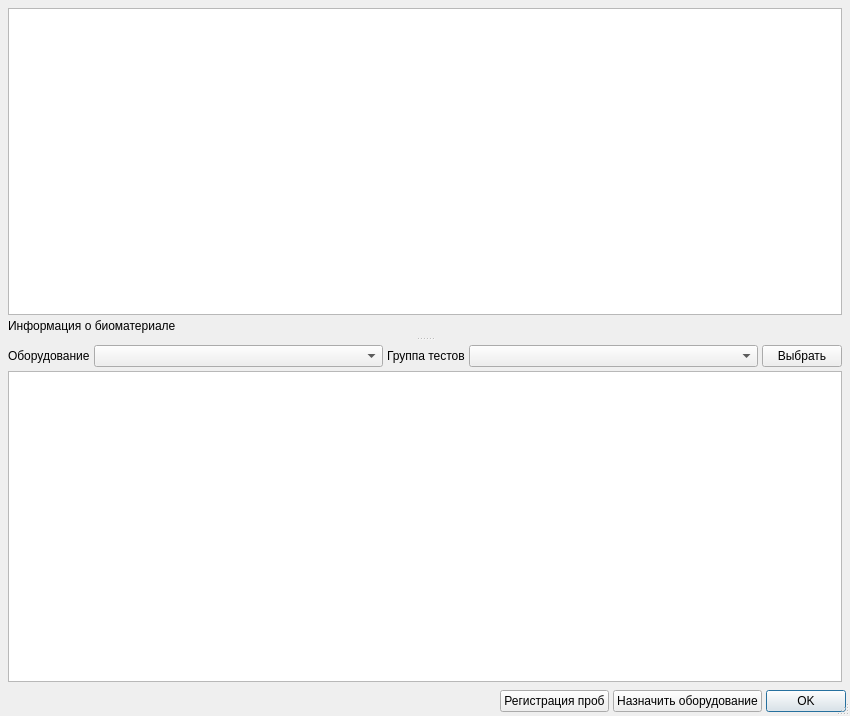
<?xml version="1.0" encoding="UTF-8"?>
<ui version="4.0">
 <class>SamplePreparationDialog</class>
 <widget class="QDialog" name="SamplePreparationDialog">
  <property name="geometry">
   <rect>
    <x>0</x>
    <y>0</y>
    <width>850</width>
    <height>716</height>
   </rect>
  </property>
  <property name="windowTitle">
   <string>Dialog</string>
  </property>
  <property name="sizeGripEnabled">
   <bool>true</bool>
  </property>
  <layout class="QGridLayout" name="gridLayout_2">
   <property name="margin">
    <number>4</number>
   </property>
   <property name="spacing">
    <number>4</number>
   </property>
   <item row="0" column="0" colspan="5">
    <widget class="QSplitter" name="splitter">
     <property name="orientation">
      <enum>Qt::Vertical</enum>
     </property>
     <property name="childrenCollapsible">
      <bool>false</bool>
     </property>
     <widget class="QWidget" name="pnlInfo" native="true">
      <property name="sizePolicy">
       <sizepolicy hsizetype="Preferred" vsizetype="Fixed">
        <horstretch>0</horstretch>
        <verstretch>0</verstretch>
       </sizepolicy>
      </property>
      <layout class="QVBoxLayout" name="verticalLayout">
       <property name="spacing">
        <number>4</number>
       </property>
       <property name="margin">
        <number>4</number>
       </property>
       <item>
        <widget class="CTextBrowser" name="textBrowser">
         <property name="sizePolicy">
          <sizepolicy hsizetype="Expanding" vsizetype="Expanding">
           <horstretch>0</horstretch>
           <verstretch>0</verstretch>
          </sizepolicy>
         </property>
        </widget>
       </item>
       <item>
        <widget class="QLabel" name="lblTissueRecordInfo">
         <property name="sizePolicy">
          <sizepolicy hsizetype="Preferred" vsizetype="Fixed">
           <horstretch>0</horstretch>
           <verstretch>0</verstretch>
          </sizepolicy>
         </property>
         <property name="text">
          <string>Информация о биоматериале</string>
         </property>
        </widget>
       </item>
      </layout>
     </widget>
     <widget class="QWidget" name="pnlItems" native="true">
      <property name="sizePolicy">
       <sizepolicy hsizetype="Preferred" vsizetype="Expanding">
        <horstretch>0</horstretch>
        <verstretch>0</verstretch>
       </sizepolicy>
      </property>
      <layout class="QGridLayout" name="gridLayout">
       <property name="margin">
        <number>4</number>
       </property>
       <property name="spacing">
        <number>4</number>
       </property>
       <item row="0" column="0">
        <widget class="QLabel" name="lblEquipment">
         <property name="sizePolicy">
          <sizepolicy hsizetype="Maximum" vsizetype="Preferred">
           <horstretch>0</horstretch>
           <verstretch>0</verstretch>
          </sizepolicy>
         </property>
         <property name="text">
          <string>Оборудование</string>
         </property>
        </widget>
       </item>
       <item row="0" column="1">
        <widget class="CRBComboBox" name="cmbEquipment"/>
       </item>
       <item row="0" column="2">
        <widget class="QLabel" name="lblTestGroup">
         <property name="sizePolicy">
          <sizepolicy hsizetype="Maximum" vsizetype="Preferred">
           <horstretch>0</horstretch>
           <verstretch>0</verstretch>
          </sizepolicy>
         </property>
         <property name="text">
          <string>Группа тестов</string>
         </property>
        </widget>
       </item>
       <item row="0" column="3">
        <widget class="CRBComboBox" name="cmbTestGroup"/>
       </item>
       <item row="1" column="0" colspan="5">
        <widget class="CSamplePreparationInDocTableView" name="tblSamplePreparation"/>
       </item>
       <item row="0" column="4">
        <widget class="QPushButton" name="btnSelectItems">
         <property name="sizePolicy">
          <sizepolicy hsizetype="Maximum" vsizetype="Fixed">
           <horstretch>0</horstretch>
           <verstretch>0</verstretch>
          </sizepolicy>
         </property>
         <property name="text">
          <string>Выбрать</string>
         </property>
        </widget>
       </item>
      </layout>
     </widget>
    </widget>
   </item>
   <item row="1" column="0">
    <spacer name="horizontalSpacer">
     <property name="orientation">
      <enum>Qt::Horizontal</enum>
     </property>
     <property name="sizeHint" stdset="0">
      <size>
       <width>40</width>
       <height>20</height>
      </size>
     </property>
    </spacer>
   </item>
   <item row="1" column="2">
    <widget class="QPushButton" name="btnApply">
     <property name="text">
      <string>Регистрация проб</string>
     </property>
    </widget>
   </item>
   <item row="1" column="4">
    <widget class="QDialogButtonBox" name="buttonBox">
     <property name="sizePolicy">
      <sizepolicy hsizetype="Fixed" vsizetype="Fixed">
       <horstretch>0</horstretch>
       <verstretch>0</verstretch>
      </sizepolicy>
     </property>
     <property name="orientation">
      <enum>Qt::Horizontal</enum>
     </property>
     <property name="standardButtons">
      <set>QDialogButtonBox::Ok</set>
     </property>
    </widget>
   </item>
   <item row="1" column="3">
    <widget class="QPushButton" name="btnSetEquipment">
     <property name="text">
      <string>Назначить оборудование</string>
     </property>
    </widget>
   </item>
  </layout>
 </widget>
 <customwidgets>
  <customwidget>
   <class>CRBComboBox</class>
   <extends>QComboBox</extends>
   <header>library/crbcombobox.h</header>
  </customwidget>
  <customwidget>
   <class>CTextBrowser</class>
   <extends>QTextBrowser</extends>
   <header>library/TextBrowser.h</header>
  </customwidget>
  <customwidget>
   <class>CSamplePreparationInDocTableView</class>
   <extends>QTableView</extends>
   <header>TissueJournal/TissueJournalModels.h</header>
  </customwidget>
 </customwidgets>
 <resources/>
 <connections>
  <connection>
   <sender>buttonBox</sender>
   <signal>accepted()</signal>
   <receiver>SamplePreparationDialog</receiver>
   <slot>accept()</slot>
   <hints>
    <hint type="sourcelabel">
     <x>248</x>
     <y>254</y>
    </hint>
    <hint type="destinationlabel">
     <x>157</x>
     <y>274</y>
    </hint>
   </hints>
  </connection>
  <connection>
   <sender>buttonBox</sender>
   <signal>rejected()</signal>
   <receiver>SamplePreparationDialog</receiver>
   <slot>reject()</slot>
   <hints>
    <hint type="sourcelabel">
     <x>316</x>
     <y>260</y>
    </hint>
    <hint type="destinationlabel">
     <x>286</x>
     <y>274</y>
    </hint>
   </hints>
  </connection>
 </connections>
</ui>
